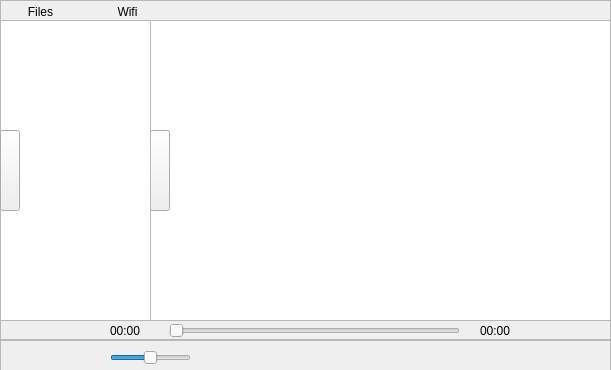
<?xml version="1.0" encoding="UTF-8"?>
<ui version="4.0">
 <class>MainWindow</class>
 <widget class="QMainWindow" name="MainWindow">
  <property name="geometry">
   <rect>
    <x>0</x>
    <y>0</y>
    <width>611</width>
    <height>370</height>
   </rect>
  </property>
  <property name="minimumSize">
   <size>
    <width>611</width>
    <height>370</height>
   </size>
  </property>
  <property name="maximumSize">
   <size>
    <width>611</width>
    <height>370</height>
   </size>
  </property>
  <property name="windowTitle">
   <string>MainWindow</string>
  </property>
  <widget class="QWidget" name="centralwidget">
   <widget class="QFrame" name="frame">
    <property name="geometry">
     <rect>
      <x>0</x>
      <y>0</y>
      <width>611</width>
      <height>21</height>
     </rect>
    </property>
    <property name="minimumSize">
     <size>
      <width>611</width>
      <height>21</height>
     </size>
    </property>
    <property name="maximumSize">
     <size>
      <width>611</width>
      <height>21</height>
     </size>
    </property>
    <property name="palette">
     <palette>
      <active>
       <colorrole role="Button">
        <brush brushstyle="SolidPattern">
         <color alpha="255">
          <red>175</red>
          <green>175</green>
          <blue>175</blue>
         </color>
        </brush>
       </colorrole>
      </active>
      <inactive>
       <colorrole role="Button">
        <brush brushstyle="SolidPattern">
         <color alpha="255">
          <red>240</red>
          <green>240</green>
          <blue>240</blue>
         </color>
        </brush>
       </colorrole>
      </inactive>
      <disabled>
       <colorrole role="Button">
        <brush brushstyle="SolidPattern">
         <color alpha="255">
          <red>240</red>
          <green>240</green>
          <blue>240</blue>
         </color>
        </brush>
       </colorrole>
      </disabled>
     </palette>
    </property>
    <property name="autoFillBackground">
     <bool>true</bool>
    </property>
    <property name="frameShape">
     <enum>QFrame::StyledPanel</enum>
    </property>
    <property name="frameShadow">
     <enum>QFrame::Plain</enum>
    </property>
    <widget class="QPushButton" name="btn_openfile">
     <property name="geometry">
      <rect>
       <x>10</x>
       <y>0</y>
       <width>61</width>
       <height>23</height>
      </rect>
     </property>
     <property name="text">
      <string>Files</string>
     </property>
     <property name="icon">
      <iconset resource="images.qrc">
       <normaloff>:/new/prefix1/img/images/folder-open.png</normaloff>:/new/prefix1/img/images/folder-open.png</iconset>
     </property>
     <property name="flat">
      <bool>true</bool>
     </property>
    </widget>
    <widget class="QPushButton" name="btn_openurl">
     <property name="geometry">
      <rect>
       <x>90</x>
       <y>0</y>
       <width>75</width>
       <height>23</height>
      </rect>
     </property>
     <property name="text">
      <string>Wifi</string>
     </property>
     <property name="icon">
      <iconset resource="images.qrc">
       <normaloff>:/new/prefix1/img/images/wifi.png</normaloff>:/new/prefix1/img/images/wifi.png</iconset>
     </property>
     <property name="flat">
      <bool>true</bool>
     </property>
    </widget>
    <widget class="QPushButton" name="btn_back">
     <property name="geometry">
      <rect>
       <x>540</x>
       <y>0</y>
       <width>75</width>
       <height>23</height>
      </rect>
     </property>
     <property name="text">
      <string/>
     </property>
     <property name="icon">
      <iconset resource="images.qrc">
       <normaloff>:/new/prefix1/img/images/home.png</normaloff>:/new/prefix1/img/images/home.png</iconset>
     </property>
     <property name="flat">
      <bool>true</bool>
     </property>
    </widget>
   </widget>
   <widget class="QFrame" name="frame_2">
    <property name="geometry">
     <rect>
      <x>0</x>
      <y>340</y>
      <width>611</width>
      <height>32</height>
     </rect>
    </property>
    <property name="minimumSize">
     <size>
      <width>611</width>
      <height>32</height>
     </size>
    </property>
    <property name="maximumSize">
     <size>
      <width>611</width>
      <height>32</height>
     </size>
    </property>
    <property name="autoFillBackground">
     <bool>true</bool>
    </property>
    <property name="frameShape">
     <enum>QFrame::StyledPanel</enum>
    </property>
    <property name="frameShadow">
     <enum>QFrame::Raised</enum>
    </property>
    <widget class="QPushButton" name="btn_play">
     <property name="geometry">
      <rect>
       <x>270</x>
       <y>0</y>
       <width>75</width>
       <height>32</height>
      </rect>
     </property>
     <property name="text">
      <string/>
     </property>
     <property name="icon">
      <iconset resource="images.qrc">
       <normaloff>:/new/prefix1/img/images/pause.png</normaloff>:/new/prefix1/img/images/pause.png</iconset>
     </property>
     <property name="flat">
      <bool>true</bool>
     </property>
    </widget>
    <widget class="QPushButton" name="btn_last">
     <property name="geometry">
      <rect>
       <x>220</x>
       <y>0</y>
       <width>41</width>
       <height>32</height>
      </rect>
     </property>
     <property name="text">
      <string/>
     </property>
     <property name="icon">
      <iconset resource="images.qrc">
       <normaloff>:/new/prefix1/img/images/rewind.png</normaloff>:/new/prefix1/img/images/rewind.png</iconset>
     </property>
     <property name="flat">
      <bool>true</bool>
     </property>
    </widget>
    <widget class="QPushButton" name="btn_next">
     <property name="geometry">
      <rect>
       <x>350</x>
       <y>0</y>
       <width>41</width>
       <height>32</height>
      </rect>
     </property>
     <property name="text">
      <string/>
     </property>
     <property name="icon">
      <iconset resource="images.qrc">
       <normaloff>:/new/prefix1/img/images/forward.png</normaloff>:/new/prefix1/img/images/forward.png</iconset>
     </property>
     <property name="flat">
      <bool>true</bool>
     </property>
    </widget>
    <widget class="QPushButton" name="btn_speed">
     <property name="geometry">
      <rect>
       <x>10</x>
       <y>0</y>
       <width>31</width>
       <height>32</height>
      </rect>
     </property>
     <property name="text">
      <string/>
     </property>
     <property name="icon">
      <iconset resource="images.qrc">
       <normaloff>:/new/prefix1/img/images/angle-small-right.png</normaloff>:/new/prefix1/img/images/angle-small-right.png</iconset>
     </property>
     <property name="flat">
      <bool>true</bool>
     </property>
    </widget>
    <widget class="QPushButton" name="btn_volume">
     <property name="geometry">
      <rect>
       <x>70</x>
       <y>0</y>
       <width>31</width>
       <height>31</height>
      </rect>
     </property>
     <property name="text">
      <string/>
     </property>
     <property name="icon">
      <iconset resource="images.qrc">
       <normaloff>:/new/prefix1/img/images/volume-down.png</normaloff>:/new/prefix1/img/images/volume-down.png</iconset>
     </property>
     <property name="flat">
      <bool>true</bool>
     </property>
    </widget>
    <widget class="QSlider" name="slider_vol">
     <property name="geometry">
      <rect>
       <x>110</x>
       <y>10</y>
       <width>81</width>
       <height>16</height>
      </rect>
     </property>
     <property name="value">
      <number>50</number>
     </property>
     <property name="orientation">
      <enum>Qt::Horizontal</enum>
     </property>
    </widget>
   </widget>
   <widget class="QPushButton" name="btn_openlist">
    <property name="geometry">
     <rect>
      <x>0</x>
      <y>130</y>
      <width>20</width>
      <height>81</height>
     </rect>
    </property>
    <property name="text">
     <string/>
    </property>
    <property name="icon">
     <iconset resource="images.qrc">
      <normaloff>:/new/prefix1/img/images/angle-right.png</normaloff>:/new/prefix1/img/images/angle-right.png</iconset>
    </property>
    <property name="flat">
     <bool>false</bool>
    </property>
   </widget>
   <widget class="QPushButton" name="btn_closelist">
    <property name="geometry">
     <rect>
      <x>150</x>
      <y>130</y>
      <width>20</width>
      <height>81</height>
     </rect>
    </property>
    <property name="text">
     <string/>
    </property>
    <property name="icon">
     <iconset resource="images.qrc">
      <normaloff>:/new/prefix1/img/images/angle-left.png</normaloff>:/new/prefix1/img/images/angle-left.png</iconset>
    </property>
    <property name="flat">
     <bool>false</bool>
    </property>
   </widget>
   <widget class="QGraphicsView" name="graphicsView">
    <property name="geometry">
     <rect>
      <x>0</x>
      <y>20</y>
      <width>611</width>
      <height>301</height>
     </rect>
    </property>
    <property name="minimumSize">
     <size>
      <width>611</width>
      <height>301</height>
     </size>
    </property>
    <property name="maximumSize">
     <size>
      <width>611</width>
      <height>301</height>
     </size>
    </property>
   </widget>
   <widget class="QFrame" name="frame_3">
    <property name="geometry">
     <rect>
      <x>0</x>
      <y>320</y>
      <width>611</width>
      <height>20</height>
     </rect>
    </property>
    <property name="minimumSize">
     <size>
      <width>611</width>
      <height>20</height>
     </size>
    </property>
    <property name="maximumSize">
     <size>
      <width>611</width>
      <height>20</height>
     </size>
    </property>
    <property name="frameShape">
     <enum>QFrame::StyledPanel</enum>
    </property>
    <property name="frameShadow">
     <enum>QFrame::Raised</enum>
    </property>
    <widget class="QLabel" name="label_left">
     <property name="geometry">
      <rect>
       <x>110</x>
       <y>0</y>
       <width>41</width>
       <height>21</height>
      </rect>
     </property>
     <property name="text">
      <string>00:00</string>
     </property>
    </widget>
    <widget class="QLabel" name="label_right">
     <property name="geometry">
      <rect>
       <x>480</x>
       <y>0</y>
       <width>54</width>
       <height>21</height>
      </rect>
     </property>
     <property name="text">
      <string>00:00</string>
     </property>
    </widget>
    <widget class="QSlider" name="slider_pos">
     <property name="geometry">
      <rect>
       <x>169</x>
       <y>0</y>
       <width>291</width>
       <height>22</height>
      </rect>
     </property>
     <property name="orientation">
      <enum>Qt::Horizontal</enum>
     </property>
    </widget>
   </widget>
   <widget class="QLabel" name="label">
    <property name="geometry">
     <rect>
      <x>0</x>
      <y>20</y>
      <width>611</width>
      <height>301</height>
     </rect>
    </property>
    <property name="text">
     <string>四环影音</string>
    </property>
    <property name="alignment">
     <set>Qt::AlignCenter</set>
    </property>
   </widget>
   <widget class="QListWidget" name="listView">
    <property name="geometry">
     <rect>
      <x>0</x>
      <y>20</y>
      <width>151</width>
      <height>301</height>
     </rect>
    </property>
    <property name="autoFillBackground">
     <bool>true</bool>
    </property>
   </widget>
   <zorder>label</zorder>
   <zorder>graphicsView</zorder>
   <zorder>frame</zorder>
   <zorder>frame_2</zorder>
   <zorder>frame_3</zorder>
   <zorder>btn_closelist</zorder>
   <zorder>listView</zorder>
   <zorder>btn_openlist</zorder>
  </widget>
 </widget>
 <resources>
  <include location="images.qrc"/>
 </resources>
 <connections/>
</ui>
